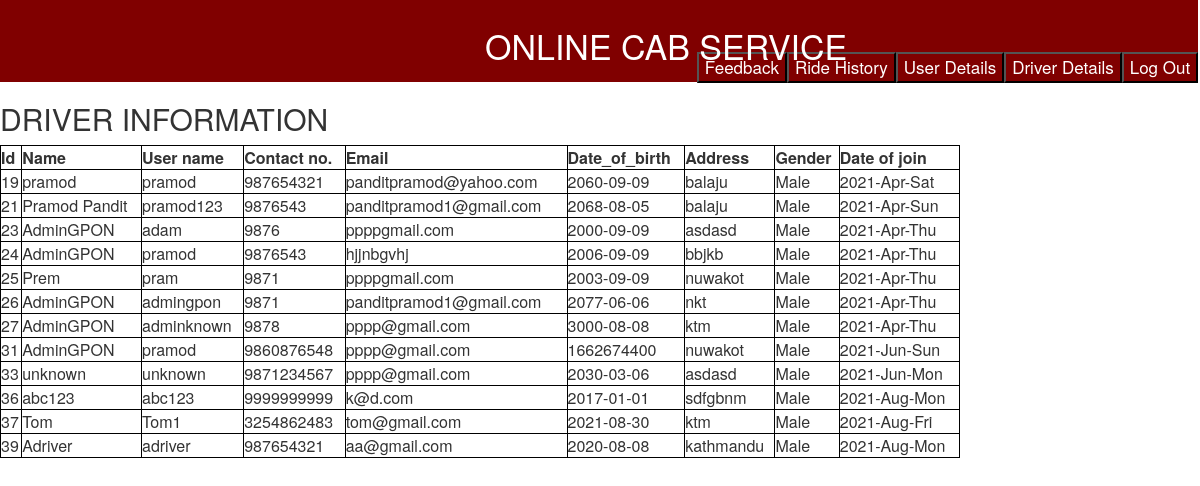
Screenshot of /process/driverdetail.php with the database file from the repository.
### tables this page shows
CREATE TABLE IF NOT EXISTS `tbl_user` (
  `id` int(11) NOT NULL,
  `name` varchar(100) NOT NULL,
  `user_name` varchar(100) NOT NULL,
  `password` varchar(100) NOT NULL,
  `mobile` varchar(10) NOT NULL,
  `email` varchar(100) NOT NULL,
  `date_of_birth` varchar(100) NOT NULL,
  `address` varchar(100) NOT NULL,
  `gender` varchar(100) NOT NULL,
  `user_type` varchar(100) NOT NULL,
  `date_of_join` varchar(100) NOT NULL
);

### process/driverdetail.php (the view, shortened to what this page needs)
<?php
  include('../db/connection.php');
 ?>
<html>
 <head>
    <link rel="stylesheet" href="https://use.fontawesome.com/releases/v5.8.2/css/all.css">
    <link rel="stylesheet" href="../css/bootstrap.min.css">
    <link rel="stylesheet" href="../css/style.css">
 </head>
 <body>
      <div class="row topnav">
         <h3 style="margin-left: 500px;">Online Cab Service</h3>
         <a href="logoutprocess.php">   <button style="float:right; margin-top:-22px; background-color:maroon;"> Log Out
         </button>
         <a href="driverdetail.php">   <button style="float:right; margin-top:-22px; background-color:maroon;"> Driver Details
         </button>
         <a href="userdetail.php">   <button style="float:right; margin-top:-22px; background-color:maroon;"> User Details
         </button>
       </a>
       <a href="ride_history.php">   <button style="float:right; margin-top:-22px; background-color:maroon;"> Ride History
         </button>
       </a>
       <a href="feedback.php">   <button style="float:right; margin-top:-22px; background-color:maroon;"> Feedback
         </button>
       </a>
         <br>
         </div>
      <?php
        $query = "SELECT * FROM `tbl_user` WHERE user_type='Driver'";
        $result = $conn->query($query);
       if($result->num_rows>0){ ?>
       <h2>DRIVER INFORMATION</h2>
          <table style="width:80%; border:1px solid black; ">
         <tr style=" border:1px solid black;">
         <th  style=" border:1px solid black;" >Id</th>
                <th  style=" border:1px solid black;" >Name</th>
                <th  style=" border:1px solid black;">User name</th>
                <th style=" border:1px solid black;" >Contact no.</th>
<th  style=" border:1px solid black;">Email</th>
                <th  style=" border:1px solid black;">Date_of_birth</th>
                <th  style=" border:1px solid black;"> Address</th>
                <th  style=" border:1px solid black;"> Gender</th>
                <th style=" border:1px solid black;" > Date of join</th>
                </tr>
           <?php while($row = $result->fetch_assoc()){ ?>
              <tr >
              <td  style=" border:1px solid black;"><?php echo $row['id'];?></td>
              <td  style=" border:1px solid black;"><?php echo $row['name'];?></td>
                <td  style=" border:1px solid black;"><?php echo $row['user_name'];?></td>
                <td  style=" border:1px solid black;"><?php echo $row['mobile'];?></td>
                <td  style=" border:1px solid black;"><?php echo $row['email'];?></td>
                <td style=" border:1px solid black;"><?php echo $row['date_of_birth'];?></td>
                <td style=" border:1px solid black;" ><?php echo $row['address'];?></td>
                <td  style=" border:1px solid black;"><?php echo $row['gender'];?></td>
                <td  style=" border:1px solid black;"><?php echo $row['date_of_join'];?></td>
                   </tr>
            <?php  } ?>
           </table>
        <?php }else{ ?>
           <h3>No result found</h3>
        <?php }
      ?>
    </body>

### css/style.css (style rules this page uses)
body { margin: 0px; padding: 0px; overflow-x: hidden; }
.topnav { background-color: maroon; color: white; width: 101.1% !important; height: 82px; }
.topnav>h3 { margin-left: 100px; text-transform: uppercase; margin-top: 27px; font-size: 34px; }
a { text-decoration:none; font-size:17px; color:white; padding:3px 3px; border-radius: 27px; }

### rows the page displays
tbl_user: id "19", name "pramod", user_name "pramod", mobile "987654321", email "panditpramod@yahoo.com", date_of_birth "2060-09-09", address "balaju", gender "Male", date_of_join "2021-Apr-Sat"
tbl_user: id "21", name "Pramod Pandit", user_name "pramod123", mobile "9876543", email "panditpramod1@gmail.com", date_of_birth "2068-08-05", address "balaju", gender "Male", date_of_join "2021-Apr-Sun"
tbl_user: id "23", name "AdminGPON", user_name "adam", mobile "9876", email "ppppgmail.com", date_of_birth "2000-09-09", address "asdasd", gender "Male", date_of_join "2021-Apr-Thu"
tbl_user: id "24", name "AdminGPON", user_name "pramod", mobile "9876543", email "hjjnbgvhj", date_of_birth "2006-09-09", address "bbjkb", gender "Male", date_of_join "2021-Apr-Thu"
tbl_user: id "25", name "Prem", user_name "pram", mobile "9871", email "ppppgmail.com", date_of_birth "2003-09-09", address "nuwakot", gender "Male", date_of_join "2021-Apr-Thu"
tbl_user: id "26", name "AdminGPON", user_name "admingpon", mobile "9871", email "panditpramod1@gmail.com", date_of_birth "2077-06-06", address "nkt", gender "Male", date_of_join "2021-Apr-Thu"
tbl_user: id "27", name "AdminGPON", user_name "adminknown", mobile "9878", email "pppp@gmail.com", date_of_birth "3000-08-08", address "ktm", gender "Male", date_of_join "2021-Apr-Thu"
tbl_user: id "31", name "AdminGPON", user_name "pramod", mobile "9860876548", email "pppp@gmail.com", date_of_birth "1662674400", address "nuwakot", gender "Male", date_of_join "2021-Jun-Sun"
tbl_user: id "33", name "unknown", user_name "unknown", mobile "9871234567", email "pppp@gmail.com", date_of_birth "2030-03-06", address "asdasd", gender "Male", date_of_join "2021-Jun-Mon"
tbl_user: id "36", name "abc123", user_name "abc123", mobile "9999999999", email "k@d.com", date_of_birth "2017-01-01", address "sdfgbnm", gender "Male", date_of_join "2021-Aug-Mon"
tbl_user: id "37", name "Tom", user_name "Tom1", mobile "3254862483", email "tom@gmail.com", date_of_birth "2021-08-30", address "ktm", gender "Male", date_of_join "2021-Aug-Fri"
tbl_user: id "39", name "Adriver", user_name "adriver", mobile "987654321", email "aa@gmail.com", date_of_birth "2020-08-08", address "kathmandu", gender "Male", date_of_join "2021-Aug-Mon"
